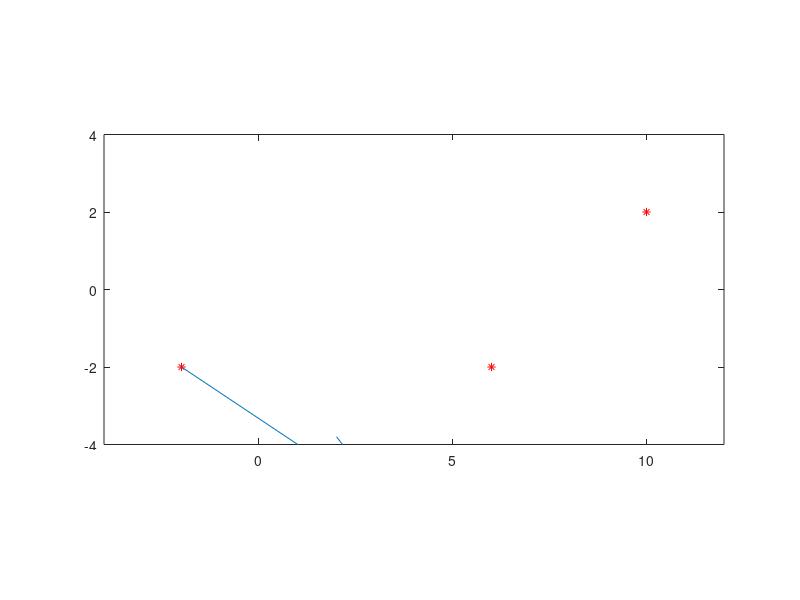

This chart was generated by the following MATLAB code: (Note: this script raises an error after producing the figure.)
clear

px = [-2 6 10];
py = [-2 -2 2];

plot(px, py, 'r*')
axis([-4 12 -4 4])
axis equal
hold on



vx = [6 0 0];
vy = [-4 0 0];
quiver(px(1), py(1), vx(1), vy(1))
hold on

t0 = 0;
t1 = 1;
t2 = 1.5;

%x
syms a3 a2 a1 a0 t

cx(t) = a3 * t^3 + a2 * t^2 + a1 * t^1 + a0;
cxd(t) = diff(cx, t);

eq = [cx(t0)== px(1), ...
      cxd(t0) == vx(1), ...
      cx(t1)== px(2), ...
      cx(t2) == px(3) ...
      ];
m = solve( eq, [a3 a2 a1 a0] );
syms t
x(t) = m.a3 * t^3 + m.a2 * t^2 + m.a1 * t^1 + m.a0;


%y
syms b3 b2 b1 b0

cy(t) = b3 * t^3 + b2 * t^2 + b1 * t^1 + b0;
cyd(t) = diff(cy, t);

eq = [cy(t0) == py(1), ...
      cyd(t0) == vy(1) ...
      cy(t1) == py(2), ...
      cy(t2) == py(3) ...
      ];
m = solve( eq, [b3 b2 b1 b0] );
y(t) = m.b3 * t^3 + m.b2 * t^2 + m.b1 * t^1 + m.b0;

fplot(x, y, [t0 t2])